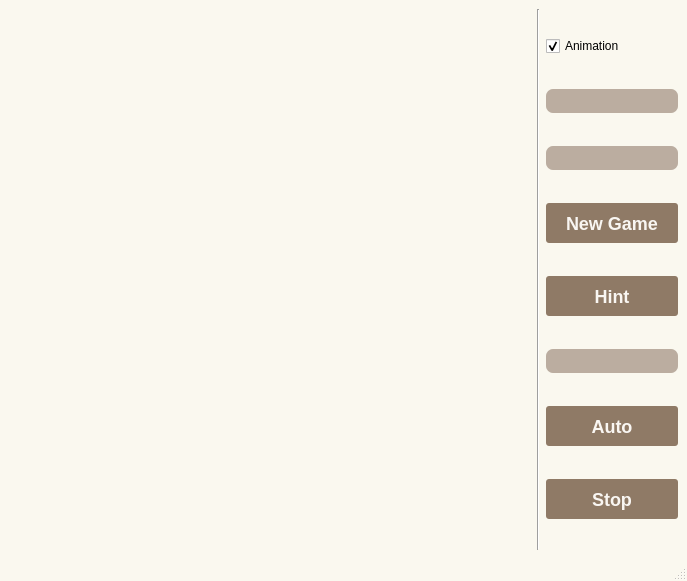
<?xml version="1.0" encoding="UTF-8"?>
<ui version="4.0">
 <class>Window2048</class>
 <widget class="QMainWindow" name="Window2048">
  <property name="geometry">
   <rect>
    <x>0</x>
    <y>0</y>
    <width>687</width>
    <height>581</height>
   </rect>
  </property>
  <property name="focusPolicy">
   <enum>Qt::StrongFocus</enum>
  </property>
  <property name="windowTitle">
   <string>MainWindow</string>
  </property>
  <property name="styleSheet">
   <string notr="true">QMainWindow
{
    background: #faf8ef;
}

QWidget#widgetGrid
{
    background: #bbada0;
}

QLabel#labelTime, QLabel#labelHint, QLabel#labelScore
{
    font-family: &quot;Monaco&quot;;
    background: #bbada0;
    border-radius: 7px;
    padding-top: 10px;
    padding-left: 20px;
    padding-right: 20px;
}

QPushButton#pushButtonHint, QPushButton#pushButtonAuto, 
QPushButton#pushButtonStop, QPushButton#pushButtonNewGame
{
    font-family: &quot;Menlo&quot;;
    font-size: 18px;
    font-weight: bold;
    background: #8f7a66;
    border-radius: 3px;
    padding: 0 20px;
    text-decoration: none;
    color: #f9f6f2;
    height: 40px;
    line-height: 42px;
    text-align: center;
}

QPushButton#pushButtonHint:hover, QPushButton#pushButtonAuto:hover, 
QPushButton#pushButtonStop:hover, QPushButton#pushButtonNewGame:hover
{
    /*背景颜色*/  
    background-color:rgb(44 , 137 , 255);
}

QPushButton#pushButtonHint:pressed, QPushButton#pushButtonAuto:pressed, 
QPushButton#pushButtonStop:pressed, QPushButton#pushButtonNewGame:pressed
{
    background-color:rgb(14 , 135 , 228);
    padding-left:3px;
    padding-top:3px;
}
</string>
  </property>
  <widget class="QWidget" name="centralwidget">
   <layout class="QHBoxLayout" name="horizontalLayout">
    <item>
     <widget class="QWidget" name="widgetGridFrame" native="true">
      <property name="sizePolicy">
       <sizepolicy hsizetype="Expanding" vsizetype="Expanding">
        <horstretch>0</horstretch>
        <verstretch>0</verstretch>
       </sizepolicy>
      </property>
      <property name="minimumSize">
       <size>
        <width>500</width>
        <height>500</height>
       </size>
      </property>
      <layout class="QGridLayout" name="gridLayout">
       <item row="0" column="0">
        <widget class="QWidget" name="widgetGrid" native="true">
         <property name="sizePolicy">
          <sizepolicy hsizetype="Fixed" vsizetype="Fixed">
           <horstretch>0</horstretch>
           <verstretch>0</verstretch>
          </sizepolicy>
         </property>
         <property name="minimumSize">
          <size>
           <width>0</width>
           <height>0</height>
          </size>
         </property>
        </widget>
       </item>
      </layout>
     </widget>
    </item>
    <item>
     <widget class="Line" name="line">
      <property name="orientation">
       <enum>Qt::Vertical</enum>
      </property>
     </widget>
    </item>
    <item>
     <layout class="QVBoxLayout" name="verticalLayout">
      <item>
       <widget class="QCheckBox" name="checkBox">
        <property name="text">
         <string>Animation</string>
        </property>
        <property name="checked">
         <bool>true</bool>
        </property>
       </widget>
      </item>
      <item>
       <widget class="QLabel" name="labelScore">
        <property name="sizePolicy">
         <sizepolicy hsizetype="Minimum" vsizetype="Fixed">
          <horstretch>0</horstretch>
          <verstretch>0</verstretch>
         </sizepolicy>
        </property>
        <property name="text">
         <string/>
        </property>
        <property name="alignment">
         <set>Qt::AlignCenter</set>
        </property>
       </widget>
      </item>
      <item>
       <widget class="QLabel" name="labelTime">
        <property name="sizePolicy">
         <sizepolicy hsizetype="Minimum" vsizetype="Fixed">
          <horstretch>0</horstretch>
          <verstretch>0</verstretch>
         </sizepolicy>
        </property>
        <property name="text">
         <string/>
        </property>
        <property name="alignment">
         <set>Qt::AlignCenter</set>
        </property>
       </widget>
      </item>
      <item>
       <widget class="QPushButton" name="pushButtonNewGame">
        <property name="sizePolicy">
         <sizepolicy hsizetype="Minimum" vsizetype="Fixed">
          <horstretch>0</horstretch>
          <verstretch>0</verstretch>
         </sizepolicy>
        </property>
        <property name="text">
         <string>New Game</string>
        </property>
       </widget>
      </item>
      <item>
       <widget class="QPushButton" name="pushButtonHint">
        <property name="sizePolicy">
         <sizepolicy hsizetype="Minimum" vsizetype="Fixed">
          <horstretch>0</horstretch>
          <verstretch>0</verstretch>
         </sizepolicy>
        </property>
        <property name="text">
         <string>Hint</string>
        </property>
       </widget>
      </item>
      <item>
       <widget class="QLabel" name="labelHint">
        <property name="sizePolicy">
         <sizepolicy hsizetype="Minimum" vsizetype="Fixed">
          <horstretch>0</horstretch>
          <verstretch>0</verstretch>
         </sizepolicy>
        </property>
        <property name="text">
         <string/>
        </property>
        <property name="alignment">
         <set>Qt::AlignCenter</set>
        </property>
       </widget>
      </item>
      <item>
       <widget class="QPushButton" name="pushButtonAuto">
        <property name="text">
         <string>Auto</string>
        </property>
       </widget>
      </item>
      <item>
       <widget class="QPushButton" name="pushButtonStop">
        <property name="enabled">
         <bool>false</bool>
        </property>
        <property name="text">
         <string>Stop</string>
        </property>
       </widget>
      </item>
     </layout>
    </item>
   </layout>
  </widget>
  <widget class="QMenuBar" name="menubar">
   <property name="geometry">
    <rect>
     <x>0</x>
     <y>0</y>
     <width>687</width>
     <height>24</height>
    </rect>
   </property>
  </widget>
  <widget class="QStatusBar" name="statusbar"/>
 </widget>
 <resources/>
 <connections/>
</ui>
